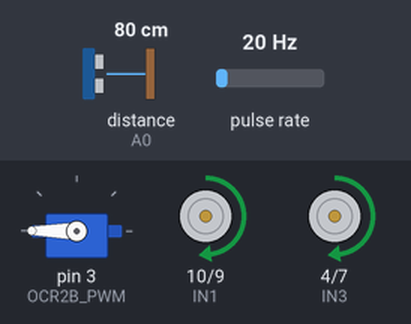
Simulated run of this sketch. Board: Arduino Uno, built with avr-gcc and run on an emulated ATmega328P. Parts: servo, motor-driver pin pairs drawn as motors (green arrow = first pin HIGH = forward, orange = second pin HIGH = backward, longer = more drive, scaled by the enable pin). Wiring (inferred from the names in the program): ultrasonic range finder: trigger A1; echo A0; pulse sensor: data pin 8. The test bench sets the inputs (shaded band); at power-on: distance to the obstacle (sensor on A0) 80 cm, pulse rate 20 Hz. The echo pulse lasts 58.3 µs per cm; servo pulses on a pin are drawn as a servo (544–2400 µs = 0–180°); what the sketch prints to the serial monitor is not drawn.

Above: at 0.1 s.
1.8 s: distance to the obstacle (sensor on A0) set to 57 cm
5.3 s: distance to the obstacle (sensor on A0) set to 49 cm
At 5.55 s:
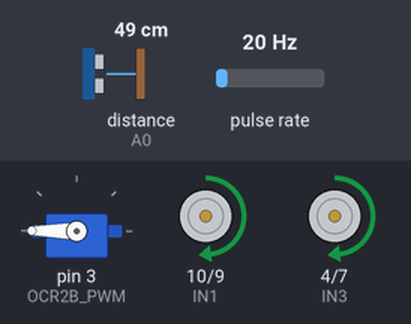
8.8 s: distance to the obstacle (sensor on A0) set to 2 cm
At 10.09 s:
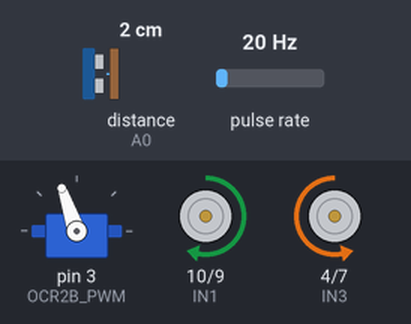
12.4 s: distance to the obstacle (sensor on A0) set to 30 cm
15.9 s: distance to the obstacle (sensor on A0) set to 38 cm
At 17.1 s:
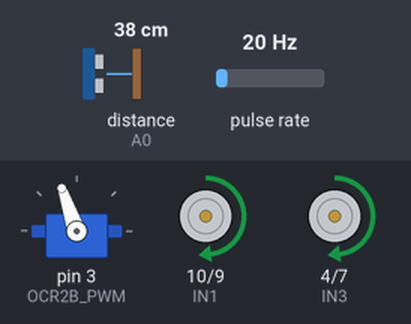
19.4 s: distance to the obstacle (sensor on A0) set to 4 cm
At 19.82 s:
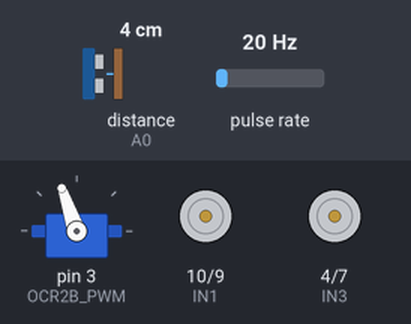
Timing chart, 0 to 23.9 s (numbered marks = the images above; inputs shaded):
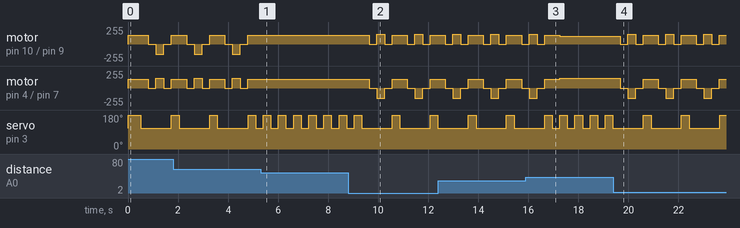

The sketch:

Project2.ino
```cpp
/*--------------------------------------------------------------------
Name:   Matthew Schlatter
Date:   4/11/24
Course: CSCE 336 Embedded Systems (Spring 2024)
File:   project2.ino
HW/Lab: Project 2, Decoding an IR Packet

Purp: Uses counters and interrupts to decode an IR packet for a
    remote.

Doc:  Class resources

Academic Integrity Statement: I certify that, while others may have
assisted me in brain storming, debugging and validating this program,
the program itself is my own work. I understand that submitting code
which is the work of other individuals is a violation of the honor
code.  I also understand that if I knowingly give my original work to
another individual is also a violation of the honor code.
--------------------------------------------------------------------*/
#include <avr/io.h>
#include <util/delay.h>
#include "ir_decoder.h"
#include "motors.h"
#include "ultrasonic.h"

#define OCR2B_PWM PD3
#define TRIG_PIN A1
#define ECHO_PIN A0
#define SAMPLE_SIZE       34
#define   BIT0            0x00000001
volatile uint32_t irPacket;
volatile uint8_t  newIrPacket = FALSE;
volatile uint16_t packetData[34];
volatile uint8_t  packetIndex = 0;
uint8_t i = 0;

void setup() {
  Serial.begin(9600);
  Serial.println("Starting up...");
  //irDecoderSetup();
  sensorSetup();
  motorSetup();

  DDRD |= (1 << DDD3); // set OCR2B as output for servo

  //setup timer 2 for servo
  TCCR2A = ((1 << COM2B1) | (1 << WGM21) | (1 << WGM20)); // Fast PWM, non-inverting, TOP at OCR2A
  TCCR2B = ((1 << WGM22) | (1 << CS22) | (1 << CS21) | (1 << CS20)); //1 024 prescaler
  TCNT2 = 0;
  OCR2A = 255; //16ms pulse width, max for timer 2
  OCR2B = 25; //middle to start

  //sei();
  Serial.println("Setup complete.");

  //wall is to the left
  OCR2B = 38; // OCR2B = 38 for wall on the left, 13 for right, 25 for front
  // startup motors for wall following
  robotForward(130, 130);
  _delay_ms(500);
}

/*
 * main loop
 */
void loop() {
  int ultDistanceSide = checkDistance();
  OCR2B = 25;
  _delay_ms(300);
  int ultDistanceFront = checkDistance();

  wallFollowing(ultDistanceSide, ultDistanceFront);

  OCR2B = 38;
  _delay_ms(300);

//  if (newIrPacket == TRUE){
//    //code to convert packetData[] counts to 32 bit irpacket
//    irPacket = convertData(packetData);
//    Serial.println(irPacket, HEX);
//    newIrPacket = FALSE;
//  }

//  moveRobotFromIr(irPacket);
//
//  if(irPacket == LightGreen_Button || irPacket == Music1_Button) {
//    _delay_ms(2000);
//  } else if(irPacket == LightBlue_Button || irPacket == Music4_Button) {
//    _delay_ms(2000);
//  }

//  irPacket = 0;

}

// -----------------------------------------------------------------------
// Since the IR decoder is connected to INT0, we want an interrupt
// to occur every time that the pin changes - this will occur on
// a positive edge and a negative edge.
//
// Negative Edge:
// The negative edge is associated with end of the logic 1 half-bit and
// the start of the logic 0 half of the bit.  The timer contains the
// duration of the logic 1 pulse, so we'll pull that out, process it
// and store the bit in the global irPacket variable. Going forward there
// is really nothing interesting that happens in this period, because all
// the logic 0 half-bits have the same period.  So we will turn off
// the timer interrupts and wait for the next (positive) edge on INT0
//
// Positive Edge:
// The positive edge is associated with the end of the logic 0 half-bit
// and the start of the logic 1 half-bit.  There is nothing to do in
// terms of the logic 0 half bit because it does not encode any useful
// information.  On the other hand, we are going into the logic 1 half bit
// and the portion which determines the bit value, the start of the
// packet, or if the timer rolls over, the end of the ir packet.
// Since the duration of this half-bit determines the outcome
// we will turn on the timer and its associated interrupt.
// -----------------------------------------------------------------------

//ISR(INT0_vect){
//
//  uint8_t   pin;
//  uint16_t  pulseDuration;      // The timer is 16-bits
//
//  if (IR_DECODER_PIN)   pin=1;  else pin=0;
//
//  switch (pin) {          // read the current pin level
//    case 0:           // !!!!!!!!!NEGATIVE EDGE!!!!!!!!!!
//      pulseDuration = TCNT1;    //**Note** Timer Count register is 16-bits
//      packetData[packetIndex++] = pulseDuration;
//      LOW_2_HIGH;               // Set up pin INT0 on positive edge
//      TIMSK1 &= ~(OCIE1A);          // disable interrupt on match with OCR1A
//
//      break;
//
//    case 1:             // !!!!!!!!POSITIVE EDGE!!!!!!!!!!!
//      TCNT1 = 0x0000;           // time measurements are based at time
//      TIFR1 |= (1 << OCF1A); // clear Timer/Counter1, Output Compare A Match Flag by writing 1
//      TIMSK1 |= (1 << OCIE1A); // enable interrupt on match with OCR1A
//      HIGH_2_LOW;               // Set up pin INT0 on falling edge
//      break;
//  }
//
//}

// -----------------------------------------------------------------------
//            0 half-bit  1 half-bit    TIMER 1 COUNTS    TIMER 1 COUNTS
//  Logic 0   xxx
//  Logic 1
//  Start
//  End
//
// -----------------------------------------------------------------------
/**
 * This function is called whenever the timer 1 output compare match OCR1A
 * is generated.
 **/
//ISR(TIMER1_COMPA_vect){
//  TIMSK1 &= ~(OCIE1A); // disable interrupt on match with OCR1A
//  packetIndex = 0;
//  newIrPacket = TRUE;
//}
```

ir_decoder.cpp
```cpp
/*--------------------------------------------------------------------
Name:   Matthew Schlatter
Date:   4/2/24
Course: CSCE 336 Embedded Systems (Spring 2024)
File:   ir_decoder.cpp
HW/Lab: Project 2, Decoding an IR Packet

Purp: Uses counters and interrupts to decode an IR packet for a
    remote.

Doc:

Academic Integrity Statement: I certify that, while others may have
assisted me in brain storming, debugging and validating this program,
the program itself is my own work. I understand that submitting code
which is the work of other individuals is a violation of the honor
code.  I also understand that if I knowingly give my original work to
another individual is also a violation of the honor code.
--------------------------------------------------------------------*/
#include <avr/io.h>
#include <util/delay.h>
#include "ir_decoder.h"
#include "motors.h"
#include "ultrasonic.h"

// -----------------------------------------------------------------------
// In order to decode IR packets, the Arduino needs to be configured to
// tell time and generate interrupts on positive going edges.  The
// edge sensitivity is used to detect the first incoming IR packet.
// The PinD2 (i.e. INT0) pin change ISR will then toggle the edge sensitivity of
// the interrupt in order to measure the times of the high and low
// pulses arriving from the IR decoder.
//
// Timer 1 must be enabled so that we can tell how long the pulses
// last.  In some degenerate cases, we will need to generate a interrupt
// when the timer rolls over.  This will indicate the end of a packet
// and will be used to alert main that we have a new packet.
// -----------------------------------------------------------------------
void irDecoderSetup() {

  // init timer 1
  TCCR1A = 0; // reset TCCR1A & TCCR1B to defaults
  TCCR1B = 0;
  TCCR1A |= (1 << WGM12); // set Timer 1 to CTC with OCR1A as top
  TCCR1B |= (1 << CS11) | (1 << CS10); // set clock prescaler to clk/64
  OCR1A = 0x3F7A; // configure OCR1A (the counter top) to generate an interrupt every 65ms.
  TCNT1H = 0; // clear timer 1 counter register high byte first
  TCNT1L = 0;

  DDRD &= ~(1 << IR_PIN); // input IR on Port D, Pin 2
  PORTD |= (1 << IR_PIN); // enable Pullup on Port D, Pin 2

  HIGH_2_LOW;	// check the header out.  INT0 edge select has changed
  EIMSK |= (1 << INT0); // Enable External Interrupt Mask 0

}

/**
 * Function to convert time into irPacket data
 */
uint32_t convertData(uint16_t packetData[]) {
  volatile uint32_t irPacket = 0;

  for(int i=0; i<34; i++) {
        if(packetData[i] >= 250 && packetData[i] < 550) { // 1 on ir decoding
          irPacket = (irPacket << 1) | 0x1;
        } else if (packetData[i] < 250 && packetData[i] > 0) { // 0 on ir decoding
          irPacket = (irPacket << 1);
        } else { // ignore start and stop bits here
          irPacket = irPacket;
        }
    }

  return irPacket;
}

/**
 * Moves robot in specified way based on ir input
 */
void moveRobotFromIr(uint32_t irPacket) {
  if (irPacket == Green_Button || irPacket == On_Button || irPacket == Elegoo_Up_Button){  // forward
      robotForward(150, 150);
      return;
    } else if (irPacket == Red_Button || irPacket == Off_Button || irPacket == Elegoo_Select_Button) { // stop
      robotStop();
      return;
    } else if (irPacket == Blue_Button || irPacket == Elegoo_Down_Button) { // backwards
      robotBackwards(150, 150);
      return;
    } else if (irPacket == Music1_Button || irPacket == LightGreen_Button || irPacket == Elegoo_Left_Button) { // left
      turnLeft(150, 150);
      _delay_ms(350);
      robotStop();
      return;
    } else if (irPacket == Music4_Button || irPacket == LightBlue_Button || irPacket == Elegoo_Right_Button) { // right
      turnRight(150, 150);
      _delay_ms(335);
      robotStop();
      return;
    } else if (irPacket == Quick_Button) { // faster
      robotForward(230, 230);
      return;
    } else if (irPacket == Slow_Button) { // slower
      robotForward(80, 80);
      return;
    } else {
      return;
    }
}
```

ir_decoder.h
```cpp
/*--------------------------------------------------------------------
Name:   Matthew Schlatter
Date:   4/2/24
Course: CSCE 336 Embedded Systems (Spring 2024)
File:   ir_decoder.h
HW/Lab: Project 2, Decoding an IR Packet

Purp: Uses counters and interrupts to decode an IR packet for a
    remote.

Doc:

Academic Integrity Statement: I certify that, while others may have
assisted me in brain storming, debugging and validating this program,
the program itself is my own work. I understand that submitting code
which is the work of other individuals is a violation of the honor
code.  I also understand that if I knowingly give my original work to
another individual is also a violation of the honor code.
--------------------------------------------------------------------*/
#ifndef IR_DECODER_H
#define IR_DECODER_H

#include <avr/io.h>
#include <util/delay.h>

#define		TRUE				1
#define		FALSE				0

/*-----------------------------------------------------------------
	Function prototypes found in project2.cpp
-----------------------------------------------------------------*/
void  irDecoderSetup();

uint32_t convertData(uint16_t packetData[]);

void moveRobotFromIr(uint32_t irPacket);

//-----------------------------------------------------------------
// Each ISC0n bit selects the external interrupt 0 edge for the corresponding I/O pin.
// Reference page 89 of the datasheet
//	Bits = 10 : The INT0 flag is set with a high-to-low (falling edge) transition
//  Bits = 11 : The INT0 flag is set with a low-to-high (rising edge) transition
//-----------------------------------------------------------------

#define 	IR_DECODER_PIN  (PIND & (1 << PIND2))
#define 	IR_PIN    		(PIND2)
#define		HIGH_2_LOW		(EICRA = (EICRA & ~(1 << ISC00)) | (1 << ISC01))
#define		LOW_2_HIGH		(EICRA |= (1 << ISC00) | (1 << ISC01))

/* Elegoo Remote */
#define		Elegoo_Up_Button 0x00FF629D
#define		Elegoo_Down_Button 0x00FFA857
#define		Elegoo_Left_Button 0x00FF22DD
#define		Elegoo_Right_Button 0x00FFC23D
#define		Elegoo_Select_Button 0x00FF02FD

/* LED Remote */
#define		Green_Button 0x00FF9A65
#define		Red_Button 0x00FF1AE5
#define		Music1_Button 0x00FF20DF
#define		Music4_Button 0x00FFE01F
#define   LightBlue_Button 0x00FF926D
#define   LightGreen_Button 0x00FFAA55
#define		On_Button	0x00FF02FD
#define   Off_Button 0x00FF827D
#define   Blue_Button 0x00FFA25D
#define   Quick_Button 0x00FF6897
#define   Slow_Button 0x00FF48B7

#endif
```

motors.cpp
```cpp
/*--------------------------------------------------------------------
Name:   Matthew Schlatter
Date:   3/28/24
Course: CSCE 336 Embedded Systems (Spring 2024)
File:   motors.cpp
HW/Lab: Project 1

Purp: Holds all motor functions for project 1

Doc:

Academic Integrity Statement: I certify that, while others may have
assisted me in brain storming, debugging and validating this program,
the program itself is my own work. I understand that submitting code
which is the work of other individuals is a violation of the honor
code.  I also understand that if I knowingly give my original work to
another individual is also a violation of the honor code.
--------------------------------------------------------------------*/
#include <avr/io.h>
#include "ir_decoder.h"
#include "motors.h"
#include "ultrasonic.h"

void motorSetup() {
  TCCR0A |= (1 << WGM00) | (1 << WGM01) | (1 << COM0A1) | (1 << COM0B1); //fast PWM, non-inverting, TOP at 0xFF
  TCCR0B |= (1 << CS01); //prescaler 8

  // setup pins for DC motor control
  DDRD |= (1 << DDD5) | (1 << DDD6) | (1 << DDD7) | (1 << DDD4); //ENABLE_A, ENABLE_B, IN4, IN3
  DDRB |= (1 << DDB2) | (1 << DDB1); //IN1, IN2
}

void danceRobot() {

  robotForward(200, 200);
  _delay_ms(1500);

  robotStop();
  _delay_ms(500);

  robotBackwards(200, 200);
  _delay_ms(1500);

  robotStop();
  _delay_ms(500);

  turnLeft(100, 100);
  _delay_ms(300);

  robotStop();
  _delay_ms(400);

  turnRight(100, 100);
  _delay_ms(500);

  robotStop();
  _delay_ms(500);

  turnLeft(100, 100);
  _delay_ms(800);

  robotStop();
  _delay_ms(500);

  turnRight(100, 100);
  _delay_ms(1000);

  robotStop();
  _delay_ms(500);
}

void robotForward(int OCR0Ain, int OCR0Bin) {
  PORTB |= (1 << IN1); //HIGH
  PORTB &= ~(1 << IN2); //LOW
  PORTD |= (1 << IN3); //HIGH
  PORTD &= ~(1 << IN4); //LOW
  PORTD |= (1 << ENABLE_A); // enable motor A
  PORTD |= (1 << ENABLE_B); // enable motor B
  OCR0A = OCR0Ain;
  OCR0B = OCR0Bin;
}

void robotBackwards(int OCR0Ain, int OCR0Bin) {
  PORTB &= ~(1 << IN1); //LOW
  PORTB |= (1 << IN2); //HIGH
  PORTD &= ~(1 << IN3); //LOW
  PORTD |= (1 << IN4); //HIGH
  PORTD |= (1 << ENABLE_A);
  PORTD |= (1 << ENABLE_B);
  OCR0A = OCR0Ain;
  OCR0B = OCR0Bin;
}

void turnLeft(int OCR0Ain, int OCR0Bin) {
  PORTB &= ~(1 << IN1); //LOW
  PORTB |= (1 << IN2); //HIGH
  PORTD |= (1 << IN3); //HIGH
  PORTD &= ~(1 << IN4); //LOW
  PORTD |= (1 << ENABLE_A);
  PORTD |= (1 << ENABLE_B);
  OCR0A = OCR0Ain;
  OCR0B = OCR0Bin;
}

void turnRight(int OCR0Ain, int OCR0Bin) {
  PORTB |= (1 << IN1); //HIGH
  PORTB &= ~(1 << IN2); //LOW
  PORTD &= ~(1 << IN3); //LOW
  PORTD |= (1 << IN4); //HIGH
  PORTD |= (1 << ENABLE_A);
  PORTD |= (1 << ENABLE_B);
  OCR0A = OCR0Ain;
  OCR0B = OCR0Bin;
}

void robotStop() {
  PORTD &= ~(1 << ENABLE_A);
  PORTD &= ~(1 << ENABLE_B);
  OCR0A = 0;
  OCR0B = 0;
}

void wallFollowing(int ultDistanceSide, int ultDistanceFront) {
  if(ultDistanceFront < 13 && ultDistanceSide < 18) { // corner w/ wall in front and side
    robotStop();
    _delay_ms(300);
    turnRight(150, 150);
    _delay_ms(320);
    robotStop();
    _delay_ms(300);
    robotForward(130, 130);
    return;
  } else if(ultDistanceFront < 13 && ultDistanceSide > 20) { // obstacle in front, none to left
    robotStop();
    _delay_ms(300);
    turnLeft(150, 150);
    _delay_ms(320);
    robotStop();
    _delay_ms(300);
    robotForward(130, 130);
    return;
  } else if (ultDistanceSide >= 11 && ultDistanceSide <= 18) { // too far
    robotForward(143, 120);
    return;
  } else if(ultDistanceSide > 20 && ultDistanceFront > 20) { // no obstacle in front or left
    robotStop();
    _delay_ms(300);
    turnLeft(150, 150);
    _delay_ms(320);
    robotStop();
    _delay_ms(300);
    robotForward(130, 130);
    return;
  } else if(ultDistanceSide < 5 && ultDistanceSide != -1) { // too close
    robotForward(120, 143);
    return;
  } else {
    robotForward(130, 130);
    return;
  }
}
```

motors.h
```cpp
/*--------------------------------------------------------------------
Name:   Matthew Schlatter
Date:   3/28/24
Course: CSCE 336 Embedded Systems (Spring 2024)
File:   motors.h
HW/Lab: Project 1

Purp: Header file for motors.cpp implementation

Doc:

Academic Integrity Statement: I certify that, while others may have
assisted me in brain storming, debugging and validating this program,
the program itself is my own work. I understand that submitting code
which is the work of other individuals is a violation of the honor
code.  I also understand that if I knowingly give my original work to
another individual is also a violation of the honor code.
--------------------------------------------------------------------*/
#ifndef MOTORS_H
#define MOTORS_H

#include <avr/io.h>
#include <util/delay.h>

#define OCR2B_PWM PD3
#define TRIG_PIN A1
#define ECHO_PIN A0
#define RED_LED PB3
#define GREEN_LED PB4
#define BLUE_LED PB5

#define ENABLE_A PD5
#define ENABLE_B PD6
#define IN1 PB2
#define IN2 PB1
#define IN3 PD4
#define IN4 PD7

/**
 * Setup for motors on timer 0
 */
 void motorSetup();

/**
 * Robots moves forward, backwards, turns left 45 degrees,
 * turns right 45 degrees, turns left 90 degrees, and then
 * turns right 90 degrees.
*/
void danceRobot();

/**
 * Robot moves forward.
*/
void robotForward(int OCR0Ain, int OCR0Bin);

/**
 * Robot moves backwards by flipping IN pins.
*/
void robotBackwards(int OCR0Ain, int OCR0Bin);

/**
 * Robot turns left by moving left wheel backwards
 * and right wheel forward.
*/
void turnLeft(int OCR0Ain, int OCR0Bin);

/**
 * Robot turns right by moving right wheel backwards
 * and left wheel forward.
*/
void turnRight(int OCR0Ain, int OCR0Bin);

/**
 * Stops robot by turning PWM pins off and setting both
 * OCR0A and OCR0B to zero.
*/
void robotStop();

/**
 * Algorithm to follow wall and avoid obstacles
 */
void wallFollowing(int ultDistanceRight, int UltDistanceFront);

#endif
```

Source omitted: ultrasonic.cpp (3465 bytes), ultrasonic.h (1804 bytes)

Measured:
- the behaviour switches between 55 and 54 cm on distance to the obstacle (sensor on A0) (found by bisection; images 0 and 1)
- the behaviour switches between 33 and 34 cm on distance to the obstacle (sensor on A0) (found by bisection; images 2 and 3)
- after the input at 5.3 s, motor on pin 10 (IN1) / pin 9 (IN2), motor on pin 4 (IN3) / pin 7 (IN4): stops changing and stays forward 130/255; servo on pin 3 (OCR2B_PWM): alternates 180° for 0.29 s and 109° for 0.31 s, starting after 0.11 s
- after the input at 15.9 s, servo on pin 3 (OCR2B_PWM): alternates 180° for 0.31 s and 109° for 0.29 s, starting after 1.4 s
- by itself, servo on pin 3 (OCR2B_PWM): alternates 180° for 0.30 s and 109° for 1.2 s
